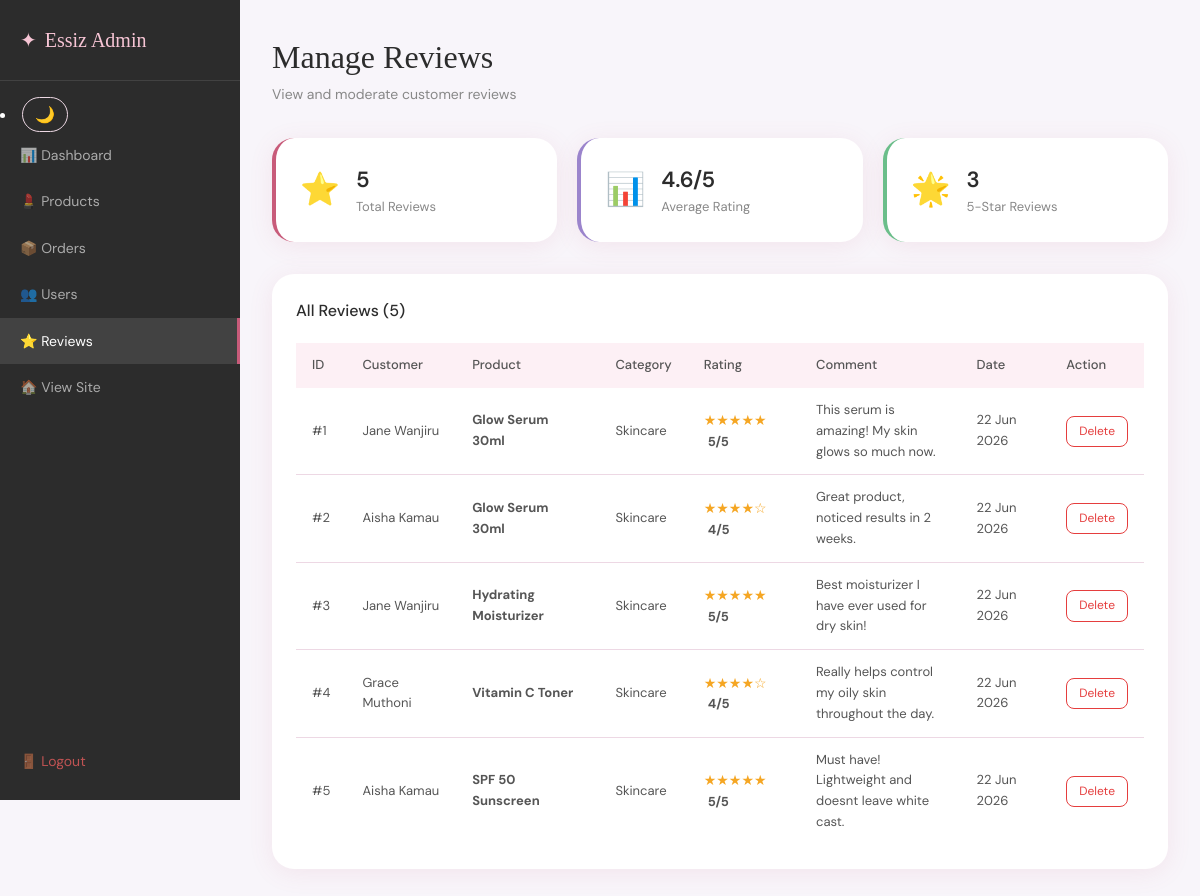
Screenshot of /admin/reviews.php (signed in) with the database file from the repository.
### tables this page shows
CREATE TABLE IF NOT EXISTS reviews (
  review_id  INT PRIMARY KEY AUTO_INCREMENT,
  user_id    INT NOT NULL,
  product_id INT NOT NULL,
  rating     INT CHECK (rating BETWEEN 1 AND 5),
  comment    TEXT,
  created_at TIMESTAMP DEFAULT CURRENT_TIMESTAMP,
  FOREIGN KEY (user_id)    REFERENCES users(user_id),
  FOREIGN KEY (product_id) REFERENCES products(product_id)
);

CREATE TABLE IF NOT EXISTS users (
  user_id            INT PRIMARY KEY AUTO_INCREMENT,
  full_name          VARCHAR(100) NOT NULL,
  email              VARCHAR(150) UNIQUE NOT NULL,
  phone_number       VARCHAR(20),
  password           VARCHAR(255) NOT NULL,
  role               ENUM('admin','customer') DEFAULT 'customer',
  skin_type          VARCHAR(50),
  budget             ENUM('low','medium','high') DEFAULT 'medium',
  bio                TEXT,
  login_attempts     INT DEFAULT 0,
  locked_until       DATETIME DEFAULT NULL,
  two_factor_code    VARCHAR(10) DEFAULT NULL,
  two_factor_expiry  DATETIME DEFAULT NULL,
  two_factor_enabled TINYINT(1) DEFAULT 0,
  created_at         TIMESTAMP DEFAULT CURRENT_TIMESTAMP
);

CREATE TABLE IF NOT EXISTS products (
  product_id   INT PRIMARY KEY AUTO_INCREMENT,
  name         VARCHAR(150) NOT NULL,
  category     VARCHAR(80) NOT NULL,
  description  TEXT,
  price        DECIMAL(10,2) NOT NULL,
  stock        INT DEFAULT 0,
  skin_type    VARCHAR(80),
  rating       DECIMAL(3,1) DEFAULT 0.0,
  review_count INT DEFAULT 0,
  created_at   TIMESTAMP DEFAULT CURRENT_TIMESTAMP
);

### admin/reviews.php (the view, shortened to what this page needs)
<?php
require_once '../includes/db_connect.php';
$reviews = mysqli_query($conn, "
    SELECT r.*, u.full_name, p.name as product_name, p.category
    FROM reviews r
    JOIN users u ON r.user_id = u.user_id
    JOIN products p ON r.product_id = p.product_id
    ORDER BY r.created_at DESC
");
$total_reviews = mysqli_fetch_assoc(mysqli_query($conn, "SELECT COUNT(*) as t FROM reviews"))['t'];
$avg_rating    = mysqli_fetch_assoc(mysqli_query($conn, "SELECT ROUND(AVG(rating),1) as t FROM reviews"))['t'];
$five_star     = mysqli_fetch_assoc(mysqli_query($conn, "SELECT COUNT(*) as t FROM reviews WHERE rating=5"))['t'];
?>
<!DOCTYPE html>
<html lang="en">
<head>
  <link rel="stylesheet" href="../css/style.css">
</head>
<body class="admin-body">
<div class="admin-layout">
  <aside class="admin-sidebar">
    <div class="admin-brand"><span>✦</span> Essiz Admin</div>
    <nav class="admin-nav">
      <li>
  <button class="dark-toggle" id="darkToggle" title="Toggle Dark Mode">🌙</button>
</li>
      <a href="dashboard.php" class="admin-nav-link">📊 Dashboard</a>
      <a href="products.php"  class="admin-nav-link">💄 Products</a>
      <a href="orders.php"    class="admin-nav-link">📦 Orders</a>
      <a href="users.php"     class="admin-nav-link">👥 Users</a>
      <a href="reviews.php"   class="admin-nav-link active">⭐ Reviews</a>
      <a href="../index.php"  class="admin-nav-link">🏠 View Site</a>
      <a href="../logout.php" class="admin-nav-link admin-logout">🚪 Logout</a>
    </nav>
  </aside>
  <main class="admin-main">
    <div class="admin-header">
      <div><h1>Manage Reviews</h1><p>View and moderate customer reviews</p></div>
    </div>
    <div class="admin-stats" style="grid-template-columns:repeat(3,1fr);">
      <div class="admin-stat-card admin-stat-card--pink">
        <div class="admin-stat-icon">⭐</div>
        <div class="admin-stat-info"><h3><?php echo $total_reviews; ?></h3><p>Total Reviews</p></div>
      </div>
      <div class="admin-stat-card admin-stat-card--lavender">
        <div class="admin-stat-icon">📊</div>
        <div class="admin-stat-info"><h3><?php echo $avg_rating; ?>/5</h3><p>Average Rating</p></div>
      </div>
      <div class="admin-stat-card admin-stat-card--green">
        <div class="admin-stat-icon">🌟</div>
        <div class="admin-stat-info"><h3><?php echo $five_star; ?></h3><p>5-Star Reviews</p></div>
      </div>
    </div>
    <div class="admin-table-card">
      <div class="admin-table-header">
        <h3>All Reviews (<?php echo mysqli_num_rows($reviews); ?>)</h3>
      </div>
      <div class="table-wrapper">
        <table class="admin-table">
          <thead>
            <tr><th>ID</th><th>Customer</th><th>Product</th><th>Category</th><th>Rating</th><th>Comment</th><th>Date</th><th>Action</th></tr>
          </thead>
          <tbody>
            <?php if (mysqli_num_rows($reviews) > 0):
              while ($r = mysqli_fetch_assoc($reviews)):
                $stars = str_repeat('★', $r['rating']) . str_repeat('☆', 5 - $r['rating']);
            ?>
            <tr>
              <td>#<?php echo $r['review_id']; ?></td>
              <td><?php echo htmlspecialchars($r['full_name']); ?></td>
              <td><strong><?php echo htmlspecialchars($r['product_name']); ?></strong></td>
              <td><?php echo $r['category']; ?></td>
              <td>
                <span style="color:#F5A623;font-size:14px;"><?php echo $stars; ?></span>
                <strong style="margin-left:4px;"><?php echo $r['rating']; ?>/5</strong>
              </td>
              <td style="max-width:200px;font-size:13px;"><?php echo htmlspecialchars($r['comment']); ?></td>
              <td><?php echo date('d M Y', strtotime($r['created_at'])); ?></td>
              <td>
                <a href="reviews.php?delete=<?php echo $r['review_id']; ?>&product_id=<?php echo $r['product_id']; ?>"
                   class="btn-sm btn-sm--delete"
                   onclick="return confirm('Delete this review?')">Delete</a>
              </td>
            </tr>
            <?php endwhile; else: ?>
            <tr><td colspan="8" style="text-align:center;color:#888;padding:40px;">No reviews yet</td></tr>
            <?php endif; ?>
          </tbody>
        </table>
      </div>
    </div>
  </main>
</div>
</body>
</html>

### css/style.css (style rules this page uses)
:root { --pink: #C85B7A; --pink-soft: #F7C5D5; --pink-mid: #E8869A; --pink-light: #FDF0F5; --lavender: #9B84CC; --lav-soft: #EDE8F8; --lav-mid: #C9B8E8; --nude: #F2E8DC; --nude-dark: #C4956A; --white: #FDFBF9; --charcoal: #2C2C2C; --charcoal-mid: #555555; --charcoal-light:#888888; --border: #EDD8E4; --success: #6BBE8A; --warning: #E6A855; --danger: #E53E3E; --shadow: 0 4px 24px rgba(200,91,122,0.10); --shadow-lg: 0 8px 40px rgba(200,91,122,0.15); --font-display: 'Cormorant Garamond', Georgia, serif; --font-body: 'DM Sans', sans-serif; --radius-sm: 8px; --radius-md: 14px; --radius-lg: 22px; --radius-xl: 32px; --transition: all 0.25s ease; }
*, *::before, *::after { box-sizing: border-box; margin: 0; padding: 0; }
html { scroll-behavior: smooth; }
body { font-family: var(--font-body); background: var(--white); color: var(--charcoal); line-height: 1.6; overflow-x: hidden; }
a { text-decoration: none; color: inherit; }
button { cursor: pointer; font-family: var(--font-body); border: none; background: none; }
.btn-sm { font-size:12px; padding:5px 12px; border-radius:var(--radius-sm); border:1px solid var(--border); color:var(--charcoal-mid); transition:var(--transition); display:inline-block; cursor:pointer; }
.btn-sm--delete { border-color:var(--danger); color:var(--danger); }
.admin-body { background:#F8F5FA; min-height:100vh; }
.admin-layout { display:grid; grid-template-columns:240px 1fr; min-height:100vh; }
.admin-sidebar { background:var(--charcoal); color:white; padding:0; position:sticky; top:0; height:100vh; display:flex; flex-direction:column; }
.admin-brand { font-family:var(--font-display); font-size:20px; color:var(--pink-soft); padding:24px 20px; border-bottom:1px solid rgba(255,255,255,0.1); display:flex; align-items:center; gap:8px; }
.admin-nav { display:flex; flex-direction:column; padding:16px 0; flex:1; }
.admin-nav-link { display:flex; align-items:center; gap:10px; padding:12px 20px; color:rgba(255,255,255,0.6); font-size:14px; transition:var(--transition); }
.admin-nav-link:hover, .admin-nav-link.active { color:white; background:rgba(255,255,255,0.1); border-right:3px solid var(--pink); }
.admin-logout { margin-top:auto; color:rgba(255,100,100,0.7) !important; }
.admin-main { padding:32px; overflow-y:auto; }
.admin-header { display:flex; align-items:center; justify-content:space-between; margin-bottom:32px; flex-wrap:wrap; gap:16px; }
.admin-header h1 { font-family:var(--font-display); font-size:32px; font-weight:400; }
.admin-header p { font-size:14px; color:var(--charcoal-light); }
.admin-stats { display:grid; grid-template-columns:repeat(4,1fr); gap:20px; margin-bottom:32px; }
.admin-stat-card { background:white; border-radius:var(--radius-lg); padding:24px; display:flex; align-items:center; gap:16px; box-shadow:var(--shadow); border-left:4px solid transparent; }
.admin-stat-card--pink { border-left-color:var(--pink); }
.admin-stat-card--lavender { border-left-color:var(--lavender); }
.admin-stat-card--green { border-left-color:var(--success); }
.admin-stat-icon { font-size:32px; }
.admin-stat-info h3 { font-size:22px; font-weight:600; color:var(--charcoal); }
.admin-stat-info p { font-size:13px; color:var(--charcoal-light); }
.admin-table-card { background:white; border-radius:var(--radius-lg); padding:24px; box-shadow:var(--shadow); margin-bottom:24px; }
.admin-table-header { display:flex; align-items:center; justify-content:space-between; margin-bottom:20px; }
.admin-table-header h3 { font-size:16px; font-weight:500; }
.table-wrapper { overflow-x:auto; }
.admin-table { width:100%; border-collapse:collapse; font-size:13px; }
.admin-table th { background:var(--pink-light); color:var(--charcoal-mid); text-align:left; padding:12px 16px; font-weight:500; white-space:nowrap; }
.admin-table td { padding:12px 16px; border-bottom:1px solid var(--border); color:var(--charcoal-mid); vertical-align:middle; }
.admin-table tr:last-child td { border-bottom:none; }
.admin-stats { display:grid; grid-template-columns:repeat(3,1fr); gap:20px; margin-bottom:32px; }
@media (min-width:1200px) { .admin-stats { grid-template-columns:repeat(6,1fr); } }
.dark-toggle { background: none; border: 1.5px solid var(--border); border-radius: 100px; padding: 6px 12px; font-size: 16px; cursor: pointer; transition: var(--transition); color: var(--charcoal-mid); }
body, body * { transition: background-color 0.3s ease, border-color 0.3s ease, color 0.3s ease; }

### rows the page displays
reviews: review_id "1", user.full_name "Jane Wanjiru", product.name "Glow Serum 30ml", product.category "Skincare", rating "★★★★★", rating "5", comment "This serum is amazing! My skin glows so much now.", created_at "22 Jun 2026"
reviews: review_id "2", user.full_name "Aisha Kamau", product.name "Glow Serum 30ml", product.category "Skincare", rating "★★★★☆", rating "4", comment "Great product, noticed results in 2 weeks.", created_at "22 Jun 2026"
reviews: review_id "3", user.full_name "Jane Wanjiru", product.name "Hydrating Moisturizer", product.category "Skincare", rating "★★★★★", rating "5", comment "Best moisturizer I have ever used for dry skin!", created_at "22 Jun 2026"
reviews: review_id "4", user.full_name "Grace Muthoni", product.name "Vitamin C Toner", product.category "Skincare", rating "★★★★☆", rating "4", comment "Really helps control my oily skin throughout the day.", created_at "22 Jun 2026"
reviews: review_id "5", user.full_name "Aisha Kamau", product.name "SPF 50 Sunscreen", product.category "Skincare", rating "★★★★★", rating "5", comment "Must have! Lightweight and doesnt leave white cast.", created_at "22 Jun 2026"

### other values shown
$total_reviews "5"
$avg_rating "4.6"
$five_star "3"
mysqli_num_rows($reviews) "5"
